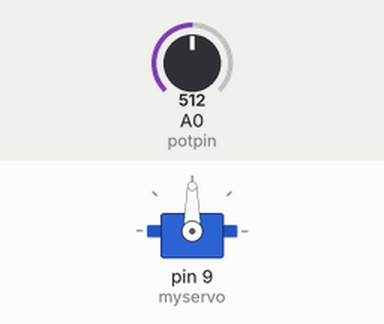
Bench run of a sketch on a simulated Arduino Uno, built with avr-gcc and run on an emulated ATmega328P. On the bench: servo. The inputs (shaded band) are chosen by the test bench; at power-on: A0 (potpin) = 512.

Above: at 1.2 s.
1.3 s: A0 (potpin) set to 716
At 2.0 s:
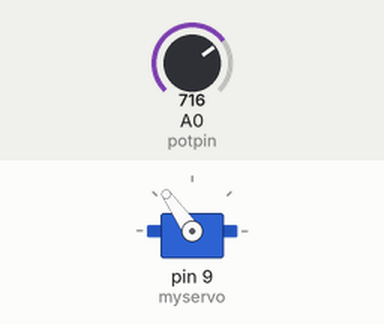
2.8 s: A0 (potpin) set to 900
At 4.0 s:
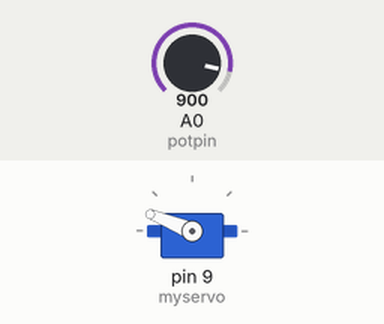
4.3 s: A0 (potpin) set to 1023
At 5.4 s:
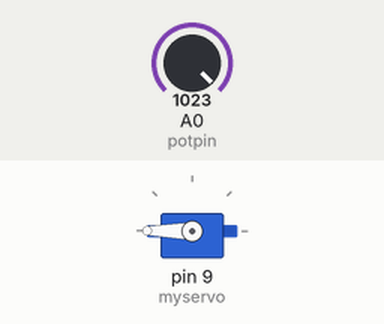
5.8 s: A0 (potpin) set to 306
At 6.3 s:
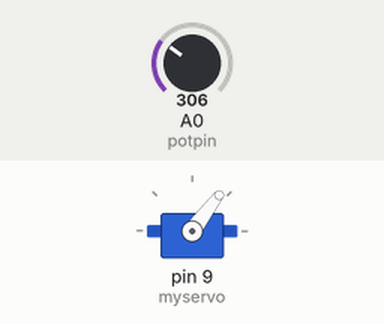
7.3 s: A0 (potpin) set to 122
At 7.7 s:
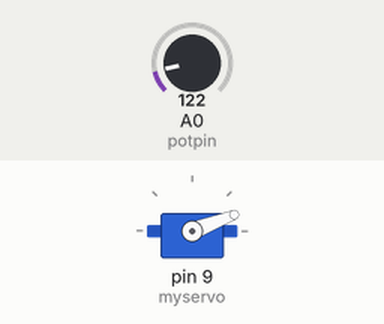
Timing chart, 0 to 9.8 s (numbered marks = the images above; inputs shaded):
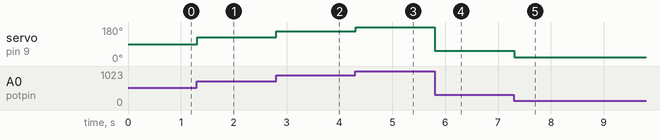

Measured:
- after the input at 1.3 s, servo on pin 9 (myservo): 90° → 125° at once
- after the input at 2.8 s, servo on pin 9 (myservo): 125° → 158° at once
- after the input at 4.3 s, servo on pin 9 (myservo): 158° → 180° at once
- after the input at 5.8 s, servo on pin 9 (myservo): 180° → 53° at once
- after the input at 7.3 s, servo on pin 9 (myservo): 53° → 21° at once

The sketch:

Code6.ino
```cpp
#include <Servo.h>

Servo myservo;  // create servo object to control a servo

#define potpin A0  //Bytt tallet 0 til tallet på den digital porten som du bruker.
int val;    // variable to read the value from the analog pin

void setup() {
  myservo.attach(9);  // attaches the servo on pin 9 to the servo object
}

void loop() {
  val = analogRead(potpin);            // reads the value of the potentiometer (value between 0 and 1023)
  val = map(val, 0, 1023, 0, 180);     // scale it for use with the servo (value between 0 and 180)
  myservo.write(val);                  // sets the servo position according to the scaled value
  delay(15);                           // waits for the servo to get there
}
```
